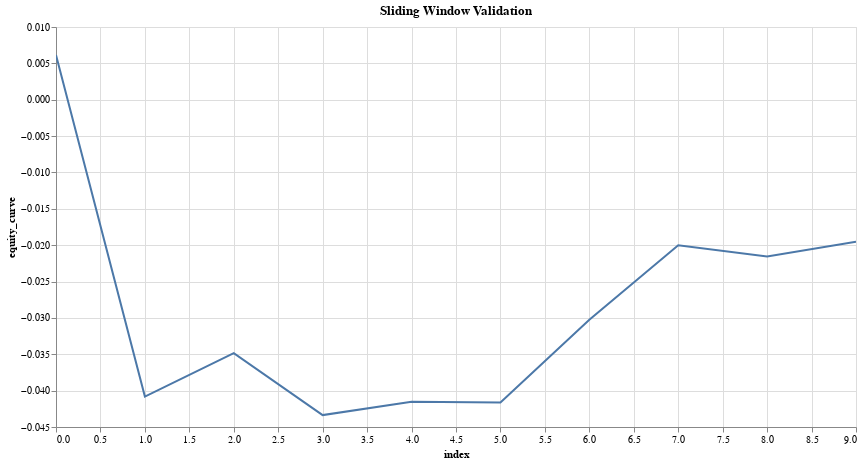

The notebook cell saved with this chart:
### Code cell
research.plot_column(validation_results, 'equity_curve', title='Sliding Window Validation')

### Figure 1 — Vega-Lite specification as saved in the notebook (floating-point values rounded to 4 significant figures)
{"config": {"view": {"continuousWidth": 300, "continuousHeight": 300}}, "data": {"name": "data-dd0c6f0cb5ecd95ee4c5a91a882b00ff"}, "mark": {"type": "line", "tooltip": true}, "encoding": {"x": {"field": "index", "type": "quantitative"}, "y": {"field": "equity_curve", "type": "quantitative"}}, "height": 400, "params": [{"name": "param_1", "select": {"type": "interval", "encodings": ["x", "y"]}, "bind": "scales"}], "title": "Sliding Window Validation", "width": 800, "$schema": "https://vega.github.io/schema/vega-lite/v5.20.1.json", "datasets": {"data-dd0c6f0cb5ecd95ee4c5a91a882b00ff": [{"index": 0, "equity_curve": 0.006154}, {"index": 1, "equity_curve": -0.04082}, {"index": 2, "equity_curve": -0.03485}, {"index": 3, "equity_curve": -0.04336}, {"index": 4, "equity_curve": -0.04154}, {"index": 5, "equity_curve": -0.04164}, {"index": 6, "equity_curve": -0.03024}, {"index": 7, "equity_curve": -0.02002}, {"index": 8, "equity_curve": -0.02154}, {"index": 9, "equity_curve": -0.01951}]}}
